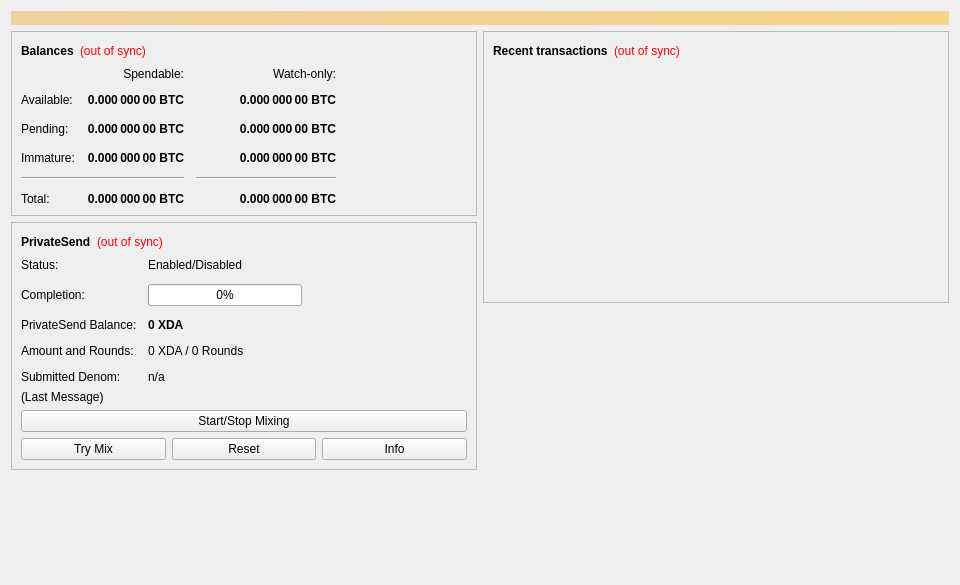
<?xml version="1.0" encoding="UTF-8"?>
<ui version="4.0">
 <class>OverviewPage</class>
 <widget class="QWidget" name="OverviewPage">
  <property name="geometry">
   <rect>
    <x>0</x>
    <y>0</y>
    <width>960</width>
    <height>585</height>
   </rect>
  </property>
  <property name="minimumSize">
   <size>
    <width>960</width>
    <height>0</height>
   </size>
  </property>
  <property name="windowTitle">
   <string>Form</string>
  </property>
  <layout class="QVBoxLayout" name="topLayout">
   <item>
    <widget class="QLabel" name="labelAlerts">
     <property name="visible">
      <bool>false</bool>
     </property>
     <property name="styleSheet">
      <string notr="true">QLabel { background-color: qlineargradient(x1: 0, y1: 0, x2: 1, y2: 0, stop:0 #F0D0A0, stop:1 #F8D488); color:#000000; }</string>
     </property>
     <property name="wordWrap">
      <bool>true</bool>
     </property>
     <property name="margin">
      <number>3</number>
     </property>
     <property name="textInteractionFlags">
      <set>Qt::TextSelectableByMouse</set>
     </property>
    </widget>
   </item>
   <item>
    <layout class="QHBoxLayout" name="horizontalLayout" stretch="1,1">
     <item>
      <layout class="QVBoxLayout" name="verticalLayout_2">
       <item>
        <widget class="QFrame" name="frame">
         <property name="frameShape">
          <enum>QFrame::StyledPanel</enum>
         </property>
         <property name="frameShadow">
          <enum>QFrame::Raised</enum>
         </property>
         <layout class="QVBoxLayout" name="verticalLayout_4">
          <item>
           <layout class="QHBoxLayout" name="horizontalLayout_4">
            <item>
             <widget class="QLabel" name="label_5">
              <property name="font">
               <font>
                <weight>75</weight>
                <bold>true</bold>
               </font>
              </property>
              <property name="text">
               <string>Balances</string>
              </property>
             </widget>
            </item>
            <item>
             <widget class="QLabel" name="labelWalletStatus">
              <property name="toolTip">
               <string>The displayed information may be out of date. Your wallet automatically synchronizes with the Dash network after a connection is established, but this process has not completed yet.</string>
              </property>
              <property name="styleSheet">
               <string notr="true">QLabel { color: red; }</string>
              </property>
              <property name="text">
               <string notr="true">(out of sync)</string>
              </property>
              <property name="alignment">
               <set>Qt::AlignLeading|Qt::AlignLeft|Qt::AlignVCenter</set>
              </property>
             </widget>
            </item>
            <item>
             <spacer name="horizontalSpacer_3">
              <property name="orientation">
               <enum>Qt::Horizontal</enum>
              </property>
              <property name="sizeHint" stdset="0">
               <size>
                <width>40</width>
                <height>20</height>
               </size>
              </property>
             </spacer>
            </item>
           </layout>
          </item>
          <item>
           <layout class="QGridLayout" name="gridLayout">
            <property name="spacing">
             <number>12</number>
            </property>
            <item row="2" column="2">
             <widget class="QLabel" name="labelWatchPending">
              <property name="font">
               <font>
                <weight>75</weight>
                <bold>true</bold>
               </font>
              </property>
              <property name="cursor">
               <cursorShape>IBeamCursor</cursorShape>
              </property>
              <property name="toolTip">
               <string>Unconfirmed transactions to watch-only addresses</string>
              </property>
              <property name="text">
               <string notr="true">0.000 000 00 BTC</string>
              </property>
              <property name="alignment">
               <set>Qt::AlignRight|Qt::AlignTrailing|Qt::AlignVCenter</set>
              </property>
              <property name="textInteractionFlags">
               <set>Qt::LinksAccessibleByMouse|Qt::TextSelectableByKeyboard|Qt::TextSelectableByMouse</set>
              </property>
             </widget>
            </item>
            <item row="2" column="1">
             <widget class="QLabel" name="labelUnconfirmed">
              <property name="font">
               <font>
                <weight>75</weight>
                <bold>true</bold>
               </font>
              </property>
              <property name="cursor">
               <cursorShape>IBeamCursor</cursorShape>
              </property>
              <property name="toolTip">
               <string>Total of transactions that have yet to be confirmed, and do not yet count toward the spendable balance</string>
              </property>
              <property name="text">
               <string notr="true">0.000 000 00 BTC</string>
              </property>
              <property name="alignment">
               <set>Qt::AlignRight|Qt::AlignTrailing|Qt::AlignVCenter</set>
              </property>
              <property name="textInteractionFlags">
               <set>Qt::LinksAccessibleByMouse|Qt::TextSelectableByKeyboard|Qt::TextSelectableByMouse</set>
              </property>
             </widget>
            </item>
            <item row="3" column="2">
             <widget class="QLabel" name="labelWatchImmature">
              <property name="font">
               <font>
                <weight>75</weight>
                <bold>true</bold>
               </font>
              </property>
              <property name="cursor">
               <cursorShape>IBeamCursor</cursorShape>
              </property>
              <property name="toolTip">
               <string>Mined balance in watch-only addresses that has not yet matured</string>
              </property>
              <property name="text">
               <string notr="true">0.000 000 00 BTC</string>
              </property>
              <property name="alignment">
               <set>Qt::AlignRight|Qt::AlignTrailing|Qt::AlignVCenter</set>
              </property>
              <property name="textInteractionFlags">
               <set>Qt::LinksAccessibleByMouse|Qt::TextSelectableByKeyboard|Qt::TextSelectableByMouse</set>
              </property>
             </widget>
            </item>
            <item row="4" column="0" colspan="2">
             <widget class="Line" name="lineSpendableBalance">
              <property name="orientation">
               <enum>Qt::Horizontal</enum>
              </property>
             </widget>
            </item>
            <item row="4" column="2">
             <widget class="Line" name="lineWatchBalance">
              <property name="sizePolicy">
               <sizepolicy hsizetype="Preferred" vsizetype="Fixed">
                <horstretch>0</horstretch>
                <verstretch>0</verstretch>
               </sizepolicy>
              </property>
              <property name="minimumSize">
               <size>
                <width>140</width>
                <height>0</height>
               </size>
              </property>
              <property name="orientation">
               <enum>Qt::Horizontal</enum>
              </property>
             </widget>
            </item>
            <item row="5" column="0">
             <widget class="QLabel" name="labelTotalText">
              <property name="text">
               <string>Total:</string>
              </property>
             </widget>
            </item>
            <item row="3" column="1">
             <widget class="QLabel" name="labelImmature">
              <property name="font">
               <font>
                <weight>75</weight>
                <bold>true</bold>
               </font>
              </property>
              <property name="cursor">
               <cursorShape>IBeamCursor</cursorShape>
              </property>
              <property name="toolTip">
               <string>Mined balance that has not yet matured</string>
              </property>
              <property name="text">
               <string notr="true">0.000 000 00 BTC</string>
              </property>
              <property name="alignment">
               <set>Qt::AlignRight|Qt::AlignTrailing|Qt::AlignVCenter</set>
              </property>
              <property name="textInteractionFlags">
               <set>Qt::LinksAccessibleByMouse|Qt::TextSelectableByKeyboard|Qt::TextSelectableByMouse</set>
              </property>
             </widget>
            </item>
            <item row="2" column="3">
             <spacer name="horizontalSpacer_2">
              <property name="orientation">
               <enum>Qt::Horizontal</enum>
              </property>
              <property name="sizeHint" stdset="0">
               <size>
                <width>40</width>
                <height>20</height>
               </size>
              </property>
             </spacer>
            </item>
            <item row="3" column="0">
             <widget class="QLabel" name="labelImmatureText">
              <property name="text">
               <string>Immature:</string>
              </property>
             </widget>
            </item>
            <item row="5" column="1">
             <widget class="QLabel" name="labelTotal">
              <property name="font">
               <font>
                <weight>75</weight>
                <bold>true</bold>
               </font>
              </property>
              <property name="cursor">
               <cursorShape>IBeamCursor</cursorShape>
              </property>
              <property name="toolTip">
               <string>Your current total balance</string>
              </property>
              <property name="text">
               <string notr="true">0.000 000 00 BTC</string>
              </property>
              <property name="alignment">
               <set>Qt::AlignRight|Qt::AlignTrailing|Qt::AlignVCenter</set>
              </property>
              <property name="textInteractionFlags">
               <set>Qt::LinksAccessibleByMouse|Qt::TextSelectableByKeyboard|Qt::TextSelectableByMouse</set>
              </property>
             </widget>
            </item>
            <item row="5" column="2">
             <widget class="QLabel" name="labelWatchTotal">
              <property name="font">
               <font>
                <weight>75</weight>
                <bold>true</bold>
               </font>
              </property>
              <property name="cursor">
               <cursorShape>IBeamCursor</cursorShape>
              </property>
              <property name="toolTip">
               <string>Current total balance in watch-only addresses</string>
              </property>
              <property name="text">
               <string notr="true">0.000 000 00 BTC</string>
              </property>
              <property name="alignment">
               <set>Qt::AlignRight|Qt::AlignTrailing|Qt::AlignVCenter</set>
              </property>
              <property name="textInteractionFlags">
               <set>Qt::LinksAccessibleByMouse|Qt::TextSelectableByKeyboard|Qt::TextSelectableByMouse</set>
              </property>
             </widget>
            </item>
            <item row="0" column="2">
             <widget class="QLabel" name="labelWatchonly">
              <property name="text">
               <string>Watch-only:</string>
              </property>
              <property name="alignment">
               <set>Qt::AlignRight|Qt::AlignTrailing|Qt::AlignVCenter</set>
              </property>
             </widget>
            </item>
            <item row="1" column="0">
             <widget class="QLabel" name="labelBalanceText">
              <property name="text">
               <string>Available:</string>
              </property>
             </widget>
            </item>
            <item row="1" column="1">
             <widget class="QLabel" name="labelBalance">
              <property name="font">
               <font>
                <weight>75</weight>
                <bold>true</bold>
               </font>
              </property>
              <property name="cursor">
               <cursorShape>IBeamCursor</cursorShape>
              </property>
              <property name="toolTip">
               <string>Your current spendable balance</string>
              </property>
              <property name="text">
               <string notr="true">0.000 000 00 BTC</string>
              </property>
              <property name="alignment">
               <set>Qt::AlignRight|Qt::AlignTrailing|Qt::AlignVCenter</set>
              </property>
              <property name="textInteractionFlags">
               <set>Qt::LinksAccessibleByMouse|Qt::TextSelectableByKeyboard|Qt::TextSelectableByMouse</set>
              </property>
             </widget>
            </item>
            <item row="1" column="2">
             <widget class="QLabel" name="labelWatchAvailable">
              <property name="font">
               <font>
                <weight>75</weight>
                <bold>true</bold>
               </font>
              </property>
              <property name="cursor">
               <cursorShape>IBeamCursor</cursorShape>
              </property>
              <property name="toolTip">
               <string>Your current balance in watch-only addresses</string>
              </property>
              <property name="text">
               <string notr="true">0.000 000 00 BTC</string>
              </property>
              <property name="alignment">
               <set>Qt::AlignRight|Qt::AlignTrailing|Qt::AlignVCenter</set>
              </property>
              <property name="textInteractionFlags">
               <set>Qt::LinksAccessibleByMouse|Qt::TextSelectableByKeyboard|Qt::TextSelectableByMouse</set>
              </property>
             </widget>
            </item>
            <item row="2" column="0">
             <widget class="QLabel" name="labelPendingText">
              <property name="text">
               <string>Pending:</string>
              </property>
             </widget>
            </item>
            <item row="0" column="1">
             <widget class="QLabel" name="labelSpendable">
              <property name="text">
               <string>Spendable:</string>
              </property>
              <property name="alignment">
               <set>Qt::AlignRight|Qt::AlignTrailing|Qt::AlignVCenter</set>
              </property>
             </widget>
            </item>
           </layout>
          </item>
         </layout>
        </widget>
       </item>
       <item>
        <widget class="QFrame" name="framePrivateSend">
         <property name="layoutDirection">
          <enum>Qt::LeftToRight</enum>
         </property>
         <property name="frameShape">
          <enum>QFrame::StyledPanel</enum>
         </property>
         <property name="frameShadow">
          <enum>QFrame::Raised</enum>
         </property>
         <layout class="QVBoxLayout" name="VerticalLayout_PS1">
          <item>
           <layout class="QHBoxLayout" name="horizontalLayout_5">
            <item>
             <widget class="QLabel" name="labelPrivateSendHeader">
              <property name="font">
               <font>
                <weight>75</weight>
                <bold>true</bold>
               </font>
              </property>
              <property name="text">
               <string>PrivateSend</string>
              </property>
             </widget>
            </item>
            <item>
             <widget class="QLabel" name="labelPrivateSendSyncStatus">
              <property name="toolTip">
               <string>The displayed information may be out of date. Your wallet automatically synchronizes with the Dash network after a connection is established, but this process has not completed yet.</string>
              </property>
              <property name="styleSheet">
               <string notr="true">QLabel { color: red; }</string>
              </property>
              <property name="text">
               <string notr="true">(out of sync)</string>
              </property>
              <property name="alignment">
               <set>Qt::AlignLeading|Qt::AlignLeft|Qt::AlignVCenter</set>
              </property>
             </widget>
            </item>
            <item>
             <spacer name="horizontalSpacer_4">
              <property name="orientation">
               <enum>Qt::Horizontal</enum>
              </property>
              <property name="sizeHint" stdset="0">
               <size>
                <width>40</width>
                <height>20</height>
               </size>
              </property>
             </spacer>
            </item>
           </layout>
          </item>
          <item>
           <layout class="QFormLayout" name="privateSendFormLayout">
            <property name="fieldGrowthPolicy">
             <enum>QFormLayout::AllNonFixedFieldsGrow</enum>
            </property>
            <property name="horizontalSpacing">
             <number>11</number>
            </property>
            <property name="verticalSpacing">
             <number>12</number>
            </property>
            <item row="0" column="0">
             <widget class="QLabel" name="labelPrivateSendEnabledText">
              <property name="text">
               <string>Status:</string>
              </property>
             </widget>
            </item>
            <item row="0" column="1">
             <widget class="QLabel" name="labelPrivateSendEnabled">
              <property name="text">
               <string>Enabled/Disabled</string>
              </property>
             </widget>
            </item>
            <item row="1" column="0">
             <widget class="QLabel" name="labelCompletitionText">
              <property name="text">
               <string>Completion:</string>
              </property>
             </widget>
            </item>
            <item row="1" column="1">
             <widget class="QProgressBar" name="privateSendProgress">
              <property name="maximumSize">
               <size>
                <width>154</width>
                <height>16777215</height>
               </size>
              </property>
              <property name="value">
               <number>0</number>
              </property>
             </widget>
            </item>
            <item row="2" column="0">
             <widget class="QLabel" name="labelAnonymizedText">
              <property name="text">
               <string>PrivateSend Balance:</string>
              </property>
             </widget>
            </item>
            <item row="2" column="1">
             <widget class="QLabel" name="labelAnonymized">
              <property name="font">
               <font>
                <weight>75</weight>
                <bold>true</bold>
               </font>
              </property>
              <property name="text">
               <string notr="true">0 XDA</string>
              </property>
             </widget>
            </item>
            <item row="3" column="0">
             <widget class="QLabel" name="labelAmountAndRoundsText">
              <property name="text">
               <string>Amount and Rounds:</string>
              </property>
             </widget>
            </item>
            <item row="3" column="1">
             <widget class="QLabel" name="labelAmountRounds">
              <property name="text">
               <string>0 XDA / 0 Rounds</string>
              </property>
             </widget>
            </item>
            <item row="4" column="0">
             <widget class="QLabel" name="labelSubmittedDenomText">
              <property name="text">
               <string>Submitted Denom:</string>
              </property>
             </widget>
            </item>
            <item row="4" column="1">
             <widget class="QLabel" name="labelSubmittedDenom">
              <property name="toolTip">
               <string>The denominations you submitted to the Masternode.&lt;br&gt;To mix, other users must submit the exact same denominations.</string>
              </property>
              <property name="text">
               <string>n/a</string>
              </property>
             </widget>
            </item>
           </layout>
          </item>
          <item>
           <layout class="QVBoxLayout" name="VerticalLayout_PS">
            <item>
             <widget class="QLabel" name="labelPrivateSendLastMessage">
              <property name="text">
               <string>(Last Message)</string>
              </property>
              <property name="alignment">
               <set>Qt::AlignLeading|Qt::AlignLeft|Qt::AlignTop</set>
              </property>
              <property name="wordWrap">
               <bool>true</bool>
              </property>
             </widget>
            </item>
            <item>
             <widget class="QPushButton" name="togglePrivateSend">
              <property name="sizePolicy">
               <sizepolicy hsizetype="MinimumExpanding" vsizetype="Fixed">
                <horstretch>0</horstretch>
                <verstretch>0</verstretch>
               </sizepolicy>
              </property>
              <property name="text">
               <string>Start/Stop Mixing</string>
              </property>
             </widget>
            </item>
            <item>
             <layout class="QHBoxLayout" name="horizontalLayout_debugbuttons">
              <item>
               <widget class="QPushButton" name="privateSendAuto">
                <property name="sizePolicy">
                 <sizepolicy hsizetype="MinimumExpanding" vsizetype="Fixed">
                  <horstretch>0</horstretch>
                  <verstretch>0</verstretch>
                 </sizepolicy>
                </property>
                <property name="toolTip">
                 <string>Try to manually submit a PrivateSend request.</string>
                </property>
                <property name="text">
                 <string>Try Mix</string>
                </property>
               </widget>
              </item>
              <item>
               <widget class="QPushButton" name="privateSendReset">
                <property name="sizePolicy">
                 <sizepolicy hsizetype="MinimumExpanding" vsizetype="Fixed">
                  <horstretch>0</horstretch>
                  <verstretch>0</verstretch>
                 </sizepolicy>
                </property>
                <property name="toolTip">
                 <string>Reset the current status of PrivateSend (can interrupt PrivateSend if it's in the process of Mixing, which can cost you money!)</string>
                </property>
                <property name="autoFillBackground">
                 <bool>false</bool>
                </property>
                <property name="text">
                 <string>Reset</string>
                </property>
               </widget>
              </item>
              <item>
               <widget class="QPushButton" name="privateSendInfo">
                <property name="sizePolicy">
                 <sizepolicy hsizetype="MinimumExpanding" vsizetype="Fixed">
                  <horstretch>0</horstretch>
                  <verstretch>0</verstretch>
                 </sizepolicy>
                </property>
                <property name="toolTip">
                 <string>Information about PrivateSend and Mixing</string>
                </property>
                <property name="text">
                 <string>Info</string>
                </property>
               </widget>
              </item>
             </layout>
            </item>
           </layout>
          </item>
         </layout>
        </widget>
       </item>
       <item>
        <spacer name="verticalSpacer">
         <property name="orientation">
          <enum>Qt::Vertical</enum>
         </property>
         <property name="sizeHint" stdset="0">
          <size>
           <width>20</width>
           <height>40</height>
          </size>
         </property>
        </spacer>
       </item>
      </layout>
     </item>
     <item>
      <layout class="QVBoxLayout" name="verticalLayout_3">
       <item>
        <widget class="QFrame" name="frame_2">
         <property name="frameShape">
          <enum>QFrame::StyledPanel</enum>
         </property>
         <property name="frameShadow">
          <enum>QFrame::Raised</enum>
         </property>
         <layout class="QVBoxLayout" name="verticalLayout">
          <item>
           <layout class="QHBoxLayout" name="horizontalLayout_2">
            <item>
             <widget class="QLabel" name="label_4">
              <property name="font">
               <font>
                <weight>75</weight>
                <bold>true</bold>
               </font>
              </property>
              <property name="text">
               <string>Recent transactions</string>
              </property>
             </widget>
            </item>
            <item>
             <widget class="QLabel" name="labelTransactionsStatus">
              <property name="toolTip">
               <string>The displayed information may be out of date. Your wallet automatically synchronizes with the Dash network after a connection is established, but this process has not completed yet.</string>
              </property>
              <property name="styleSheet">
               <string notr="true">QLabel { color: red; }</string>
              </property>
              <property name="text">
               <string notr="true">(out of sync)</string>
              </property>
              <property name="alignment">
               <set>Qt::AlignLeading|Qt::AlignLeft|Qt::AlignVCenter</set>
              </property>
             </widget>
            </item>
            <item>
             <spacer name="horizontalSpacer">
              <property name="orientation">
               <enum>Qt::Horizontal</enum>
              </property>
              <property name="sizeHint" stdset="0">
               <size>
                <width>40</width>
                <height>20</height>
               </size>
              </property>
             </spacer>
            </item>
           </layout>
          </item>
          <item>
           <widget class="QListView" name="listTransactions">
            <property name="styleSheet">
             <string notr="true">QListView { background: transparent; }</string>
            </property>
            <property name="frameShape">
             <enum>QFrame::NoFrame</enum>
            </property>
            <property name="verticalScrollBarPolicy">
             <enum>Qt::ScrollBarAlwaysOff</enum>
            </property>
            <property name="horizontalScrollBarPolicy">
             <enum>Qt::ScrollBarAlwaysOff</enum>
            </property>
            <property name="selectionMode">
             <enum>QAbstractItemView::NoSelection</enum>
            </property>
           </widget>
          </item>
         </layout>
        </widget>
       </item>
       <item>
        <spacer name="verticalSpacer_2">
         <property name="orientation">
          <enum>Qt::Vertical</enum>
         </property>
         <property name="sizeHint" stdset="0">
          <size>
           <width>20</width>
           <height>40</height>
          </size>
         </property>
        </spacer>
       </item>
      </layout>
     </item>
    </layout>
   </item>
  </layout>
 </widget>
 <resources/>
 <connections/>
</ui>
